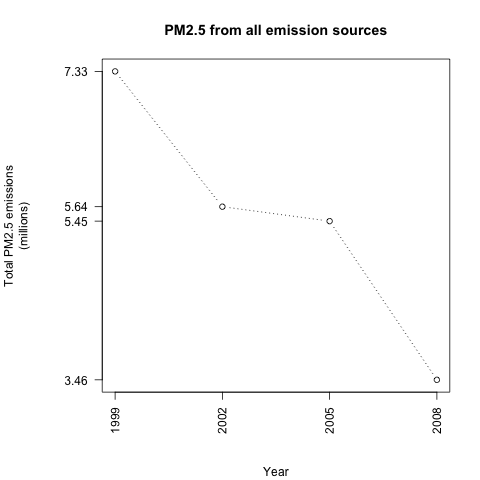

Write the R code that produced this figure.
# Exploratory Data Analysis, Course Project 2

source('~/ExData_Plotting2/loadData.R')

t <- tapply(dat$Emissions, dat$year, sum)

x <- as.vector(dimnames(t)[[1]])
y <- as.vector(t)

# Some place I found info for twiking plots
# http://www.statmethods.net/advgraphs/axes.html
# http://stackoverflow.com/questions/5963047/do-not-want-scientific-notation-on-plot-axis
# http://stackoverflow.com/questions/6778425/avoid-overlapping-axis-labels-in-r

# Plot the line graph as 480x480 .png file
png("plot1.png", width = 480, height = 480)

# Bump up margins to accomidate perpendicular axis labels 
par(mar = c(op$mar[1]+1, op$mar[2]+3, op$mar[3], op$mar[4]), 
    mgp = c(op$mgp[1]+2, op$mgp[2], op$mgp[3])
)

plot(x, y, type = "b", pch = 21, xaxt = "n", yaxt = "n", lty = 3, 
     main = "PM2.5 from all emission sources", 
     xlab = "Year", 
     ylab = "Total PM2.5 emissions\n(millions)"
)

axis(1, at = x, labels = x, las = 2)
axis(2, at = y, labels = round(y/1000000, digits = 2), las = 2)

dev.off()
